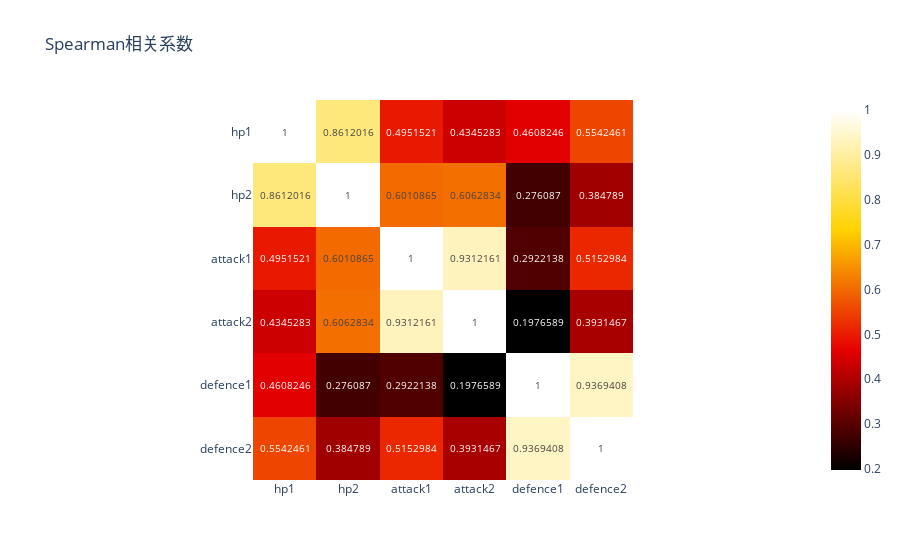

The cell this chart's notebook holds for it:
### Code cell
corr=data.corr(method='spearman')
fig = px.imshow(
    corr,
    color_continuous_scale='Hot',  # 自定义色谱
    text_auto=True,
    title='Spearman相关系数')
fig.show()

### Figure 1 — Plotly figure (JSON) as saved in the notebook; plotly's stock layout.template omitted (floating-point values rounded to 4 significant figures)
{"data": [{"coloraxis": "coloraxis", "hovertemplate": "x: %{x}<br>y: %{y}<br>color: %{z}<extra></extra>", "name": "0", "texttemplate": "%{z}", "type": "heatmap", "x": ["hp1", "hp2", "attack1", "attack2", "defence1", "defence2"], "xaxis": "x", "y": ["hp1", "hp2", "attack1", "attack2", "defence1", "defence2"], "yaxis": "y", "z": [[1, 0.8612, 0.4952, 0.4345, 0.4608, 0.5542], [0.8612, 1, 0.6011, 0.6063, 0.2761, 0.3848], [0.4952, 0.6011, 1, 0.9312, 0.2922, 0.5153], [0.4345, 0.6063, 0.9312, 1, 0.1977, 0.3931], [0.4608, 0.2761, 0.2922, 0.1977, 1, 0.9369], [0.5542, 0.3848, 0.5153, 0.3931, 0.9369, 1]]}], "layout": {"coloraxis": {"colorscale": [[0, "rgb(0,0,0)"], [0.3333, "rgb(230,0,0)"], [0.6667, "rgb(255,210,0)"], [1, "rgb(255,255,255)"]]}, "title": {"text": "Spearman相关系数"}, "xaxis": {"anchor": "y", "constrain": "domain", "domain": [0, 1], "scaleanchor": "y"}, "yaxis": {"anchor": "x", "autorange": "reversed", "constrain": "domain", "domain": [0, 1]}}}
